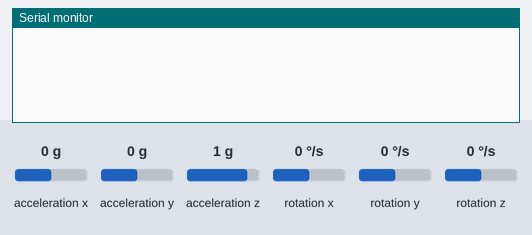
Recording of a sketch running on a simulated Arduino Uno, built for the host (arithmetic inside an expression is 32-bit, double 64-bit). Shown: the last lines printed to the serial monitor. The test bench sets the inputs (shaded band); at power-on: acceleration x 0 g, acceleration y 0 g, rotation x 0 °/s, rotation y 0 °/s, acceleration z 1 g, rotation z 0 °/s.

Above: at 1.2 s.
1.3 s: acceleration x set to -1.4 g
At 3.84 s:
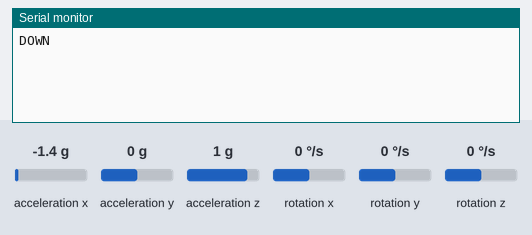
4.3 s: acceleration y set to -1.4 g
At 6.48 s:
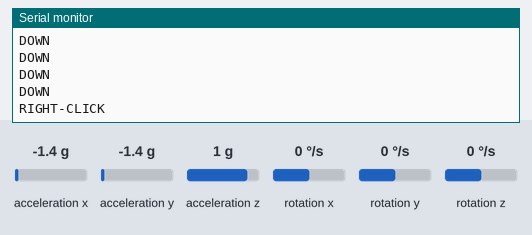
7.3 s: rotation x set to -192 °/s
At 8.68 s:
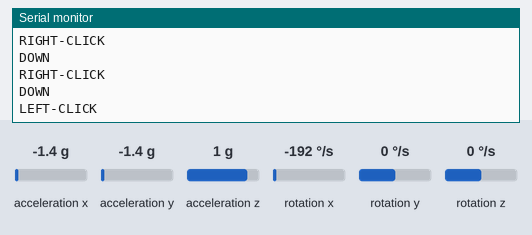
9.9 s: rotation y set to -192 °/s
At 10.0 s:
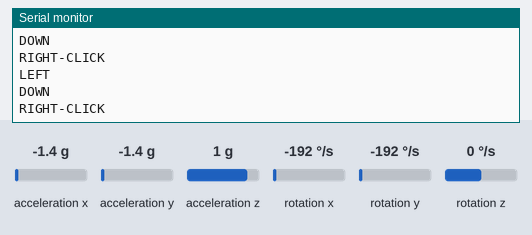

The sketch:

ArduinoAccelerometer.ino
```cpp
#include <CurieIMU.h>
#include <MadgwickAHRS.h>
#include <math.h>

Madgwick filter;
unsigned long microsPerReading, microsPrevious;
float accelScale, gyroScale;

float prevYaw[11];
float prevPitch[11];
float prevRoll[11];
float diffPitch=0.0;
float diffRoll=0.0;
float diffYaw=0.0;
float diffPitchd=0.0;
float diffRolld=0.0;
float diffYawd=0.0;
int p=0;
int k=0;
int q=0;
int w=0;
int e=0;
int sen=35;
int sen1=45;


float findSD(float prevValues[]) {
  float total=0.0;
  float totalSquared=0.0;
  for (int x=0;x<11;x++){
    total=total+prevValues[x];
  }
  for(int x=0;x<11;x++){
    totalSquared=totalSquared+(prevValues[x]*prevValues[x]);
  }
  float StandardDev;
  StandardDev=(totalSquared/11)-(((total)/11)*((total)/11));
  return StandardDev;
}

float findD(float prevValues[]){
  float total=0.0;
  for(int i=0;i<10;i++){
    total=total+prevValues[i];
  }
  total=total/10;
  return prevValues[10]-total;
}


void setup() {
  Serial.begin(9600);

  // start the IMU and filter
  CurieIMU.begin();
  CurieIMU.setGyroRate(25);
  CurieIMU.setAccelerometerRate(25);
  filter.begin(25);

  // Set the accelerometer range to 2G
  CurieIMU.setAccelerometerRange(2);
  // Set the gyroscope range to 250 degrees/second
  CurieIMU.setGyroRange(250);

  // initialize variables to pace updates to correct rate
  microsPerReading = 1000000/ 25;
  microsPrevious = micros();


}

void loop() {

  int aix, aiy, aiz;
  int gix, giy, giz;
  float ax, ay, az;
  float gx, gy, gz;
  float roll, pitch, heading;
  unsigned long microsNow;

  // check if it's time to read data and update the filter
  microsNow = micros();
  if (microsNow - microsPrevious >= microsPerReading) {

    // read raw data from CurieIMU
    CurieIMU.readMotionSensor(aix, aiy, aiz, gix, giy, giz);

    // convert from raw data to gravity and degrees/second units
    ax = convertRawAcceleration(aix);
    ay = convertRawAcceleration(aiy);
    az = convertRawAcceleration(aiz);
    gx = convertRawGyro(gix);
    gy = convertRawGyro(giy);
    gz = convertRawGyro(giz);

    // update the filter, which computes orientation
    filter.updateIMU(gx, gy, gz, ax, ay, az);

    // print the heading, pitch and roll
    roll = filter.getRoll();
    pitch = filter.getPitch();
    heading = filter.getYaw();

    if(p<11){
      prevYaw[p]=heading;
      prevRoll[p]=roll;
      prevPitch[p]=pitch;
    }
    else{
      if(k<1)
      {
        diffPitch=findSD(prevPitch);
        diffPitchd=findD(prevPitch);
        if(findSD(prevYaw)<0)
        {
          diffYaw=(-1)*findSD(prevYaw);
        }
        else
        {
          diffYaw=findSD(prevYaw);
        }
        if(findD(prevYaw)<0)
        {
          diffYawd=(-1)*findD(prevYaw);
        }
        else
        {
          diffYawd=findD(prevYaw);
        }
        diffRoll=findSD(prevRoll);
        diffRolld=findD(prevRoll);
        k=k+1;
      }
      else
      {
      }
      float yaw = findSD(prevYaw)-diffYaw;
      float pitch = findSD(prevPitch)-diffPitch;
      float yawd= findD(prevYaw)-diffYawd;
      float pitchd = findD(prevPitch)-diffPitchd;
      float roll = findSD(prevRoll)-diffRoll;
      float rolld = findD(prevRoll)-diffRolld;
      if(yaw>sen1 && yawd<0)
      {
        Serial.print("LEFT");
        Serial.println("");
        q=1;
      }
      else if(yaw<sen1 && q==1)
      {
        q=0;
      }
      if(yaw>sen1 && yawd>0)
      {
        Serial.print("RIGHT");
        Serial.println("");
        q=1;
      }
      if(yaw<sen1 && q==1)
      {
        q=0;
      }
      if(pitch>sen && pitchd>0)
      {
        Serial.print("DOWN");
        Serial.println("");
        w=1;
      }
      if(pitch<sen && w==1)
      {
        w=0;
      }
      if(pitch>sen && pitchd<0)
      {
        Serial.print("UP");
        Serial.println("");
        w=1;
      }
      if(pitch<sen && w==1)
      {
        w=0;
      }
      if(roll>sen && rolld<0)
      {
        Serial.print("RIGHT-CLICK");
        Serial.println("");
        e=1;
      }
      if(roll<sen && e==1)
      {
        e=0;
      }
      if(roll>sen && rolld>0)
      {
        Serial.print("LEFT-CLICK");
        Serial.println("");
        e=1;
      }
      if(roll<sen && e==1)
      {
        e=0;
      }
      p=0;

    }


    /*
    Serial.print(heading);
    Serial.print(";");
    Serial.print(pitch);
    Serial.print(";");
    Serial.println(roll);
    */

    // increment previous time, so we keep proper pace
    microsPrevious = microsPrevious + microsPerReading;
    p=p+1;
  }
}

float convertRawAcceleration(int aRaw) {
  // since we are using 2G range
  // -2g maps to a raw value of -32768
  // +2g maps to a raw value of 32767

  float a = (aRaw * 2.0) / 32768.0;
  return a;
}

float convertRawGyro(int gRaw) {
  // since we are using 250 degrees/seconds range
  // -250 maps to a raw value of -32768
  // +250 maps to a raw value of 32767

  float g = (gRaw * 250.0) / 32768.0;
  return g;
}
```

Measured:
- after the input at 1.3 s, the serial monitor: prints a new line after 2.3 s (image 1)
- after the input at 4.3 s, the serial monitor: prints a new line after 1.9 s (image 2)
- after the input at 7.3 s, the serial monitor: prints a new line after 1.1 s (image 3)
